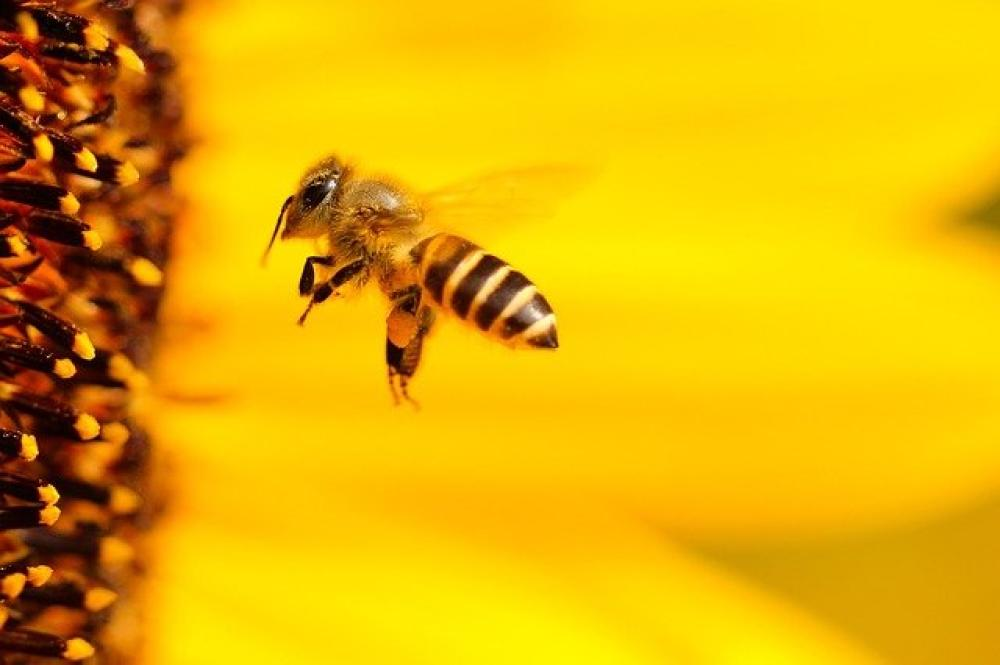
#> input picture bee.jpg, 1000 x 665 px
$ python '5. modül 4. kısım canny resim kenar tespiti.py'
#> lines starting #> are read from the running program, lines starting #| are printed output that depends on the picture; after the words box and inside, x2 and y2 are one past the last pixel; in counts of white or black regions, pixels touching at a corner belong together
import cv2
import numpy as np
from matplotlib import pyplot as plt

resim = cv2.imread("bee.jpg")
#> resim is the input picture: shape (665, 1000, 3); mean B, G, R 3.7, 175.5, 227.9

kenarlar = cv2.Canny(resim,100, 200)
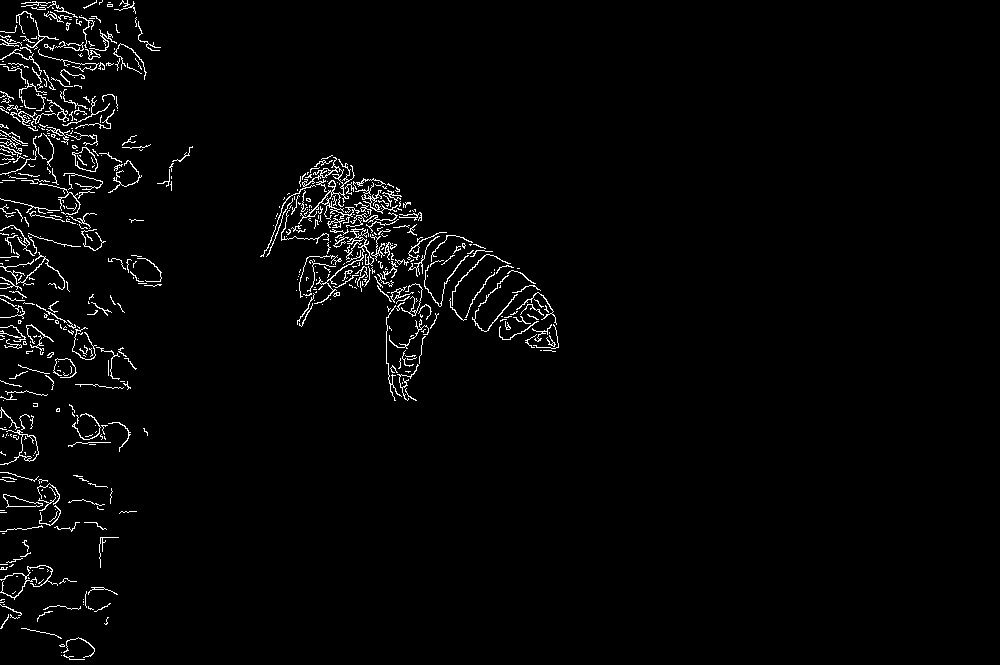
#> kenarlar: shape (665, 1000); 2.3% white in thin lines or dots, all inside (x1, y1, x2, y2) = (0, 0, 559, 660)
print(resim.shape)
#| (665, 1000, 3)
resimrgb = cv2.cvtColor(resim,cv2.COLOR_BGR2RGB)


plt.subplot(221),plt.imshow(resimrgb)
plt.title("orjinal"),plt.xticks([]),plt.yticks([])
plt.subplot(223),plt.imshow(resim)
plt.title("çevirilmemiş"),plt.xticks([]),plt.yticks([])
plt.subplot(222),plt.imshow(kenarlar,cmap = "gray")
plt.title("kenarlar"),plt.xticks([]),plt.yticks([])
plt.show()
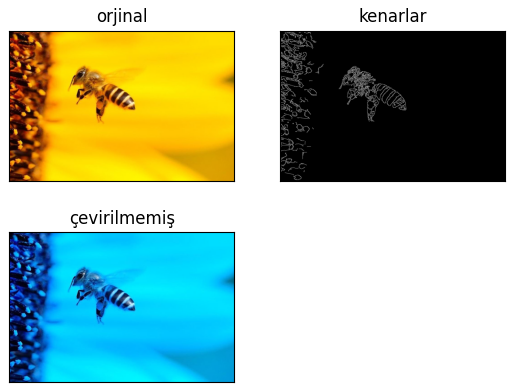
#> figure drawn by matplotlib, 3 panels; B, G, R data is drawn as R, G, B
